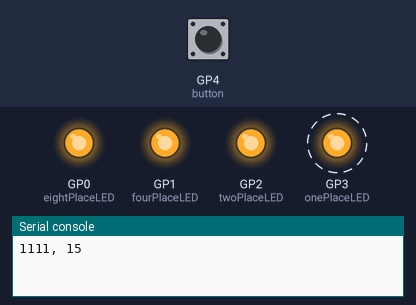
Bench run of a program on a simulated Raspberry Pi Pico running MicroPython. Parts: output pins drawn as LEDs (lit = HIGH), the last lines printed to the serial console. Dashed ring = blinking. The inputs (shaded band) are chosen by the test bench; at power-on: GP4 (button) HIGH.

Above: at 0.12 s.
At 1.2 s:
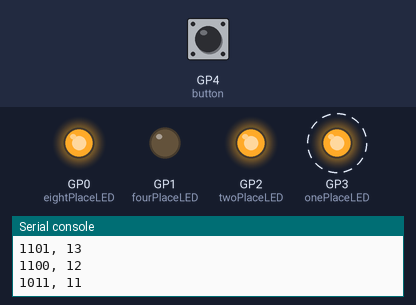
1.3 s: GP4 (button) pulled LOW for 3 s
At 4.3 s:
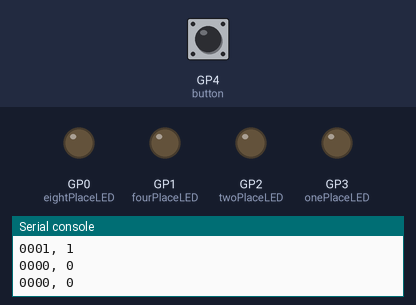
Timing chart, 0 to 12.3 s (numbered marks = the images above; inputs shaded):
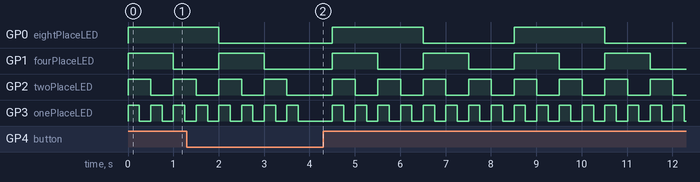

The program:

10-23-23_Project_2.py
```python
from machine import Pin
from utime import sleep
import time

# variable for setting the speed of counting
delayTime = 0.5
delayTimeD = 0.25

# setup the four LEDs
eightPlaceLED = Pin("GP0", Pin.OUT)
fourPlaceLED = Pin("GP1", Pin.OUT)
twoPlaceLED = Pin("GP2", Pin.OUT)
onePlaceLED = Pin("GP3", Pin.OUT)

button = Pin("GP4", Pin.IN, Pin.PULL_UP)

# turn off all LEDs just in case any are on from last run of program
onePlaceLED.off()
twoPlaceLED.off()
fourPlaceLED.off()
eightPlaceLED.off()

def time_in_binary():
    print("0000, 0")
    onePlaceLED.off()
    twoPlaceLED.off()
    fourPlaceLED.off()
    eightPlaceLED.off()
    sleep(delayTime)

    if button.value() == 1:
        reverseTime()
        print(reverseTime())

    # 0001
    print("0001, 1")
    onePlaceLED.on()
    twoPlaceLED.off()
    fourPlaceLED.off()
    eightPlaceLED.off()
    sleep(delayTime)

    if button.value() == 1:
        reverseTime()
        print(reverseTime())

    # 0010
    print("0010, 2")
    onePlaceLED.off()
    twoPlaceLED.on()
    fourPlaceLED.off()
    eightPlaceLED.off()
    sleep(delayTime)

    if button.value() == 1:
        reverseTime()
        print(reverseTime())

    # 0011
    print("0011, 3")
    onePlaceLED.on()
    twoPlaceLED.on()
    fourPlaceLED.off()
    eightPlaceLED.off()
    sleep(delayTime)

    if button.value() == 1:
        reverseTime()
        print(reverseTime())

    # 0100
    print("0100, 4")
    onePlaceLED.off()
    twoPlaceLED.off()
    fourPlaceLED.on()
    eightPlaceLED.off()
    sleep(delayTime)

    if button.value() == 1:
        reverseTime()


    # 0101
    print("0101, 5")
    onePlaceLED.on()
    twoPlaceLED.off()
    fourPlaceLED.on()
    eightPlaceLED.off()
    sleep(delayTime)

    if button.value() == 1:
        reverseTime()


    # 0110
    print("0110, 6")
    onePlaceLED.off()
    twoPlaceLED.on()
    fourPlaceLED.on()
    eightPlaceLED.off()
    sleep(delayTime)

    if button.value() == 1:
        reverseTime()


    # 0111
    print("0111, 7")
    onePlaceLED.on()
    twoPlaceLED.on()
    fourPlaceLED.on()
    eightPlaceLED.off()
    sleep(delayTime)

    if button.value() == 1:
        reverseTime()


    # 1000
    print("1000, 8")
    onePlaceLED.off()
    twoPlaceLED.off()
    fourPlaceLED.off()
    eightPlaceLED.on()
    sleep(delayTime)

    if button.value() == 1:
        reverseTime()


    # 1001
    print("1001, 9")
    onePlaceLED.on()
    twoPlaceLED.off()
    fourPlaceLED.off()
    eightPlaceLED.on()
    sleep(delayTime)

    if button.value() == 1:
        reverseTime()


    # 1010
    print("1010, 10")
    onePlaceLED.off()
    twoPlaceLED.on()
    fourPlaceLED.off()
    eightPlaceLED.on()
    sleep(delayTime)

    if button.value() == 1:
        reverseTime()


    # 1011
    print("1011, 11")
    onePlaceLED.on()
    twoPlaceLED.on()
    fourPlaceLED.off()
    eightPlaceLED.on()
    sleep(delayTime)

    if button.value() == 1:
        reverseTime()


    # 1100
    print("1100, 12")
    onePlaceLED.off()
    twoPlaceLED.off()
    fourPlaceLED.on()
    eightPlaceLED.on()
    sleep(delayTime)

    if button.value() == 1:
        reverseTime()


    # 1101
    print("1101, 13")
    onePlaceLED.on()
    twoPlaceLED.off()
    fourPlaceLED.on()
    eightPlaceLED.on()
    sleep(delayTime)

    if button.value() == 1:
        reverseTime()


    # 1110
    print("1110, 14")
    onePlaceLED.off()
    twoPlaceLED.on()
    fourPlaceLED.on()
    eightPlaceLED.on()
    sleep(delayTime)

    if button.value() == 1:
        reverseTime()


    # 1111
    print("1111, 15")
    onePlaceLED.on()
    twoPlaceLED.on()
    fourPlaceLED.on()
    eightPlaceLED.on()
    sleep(delayTime)

    if button.value() == 1:
        reverseTime()


def reverseTime():
    # 1111
    print("1111, 15")
    onePlaceLED.on()
    twoPlaceLED.on()
    fourPlaceLED.on()
    eightPlaceLED.on()
    sleep(delayTimeD)
    # 1110
    print("1110, 14")
    onePlaceLED.off()
    twoPlaceLED.on()
    fourPlaceLED.on()
    eightPlaceLED.on()
    sleep(delayTimeD)
    # 1101
    print("1101, 13")
    onePlaceLED.on()
    twoPlaceLED.off()
    fourPlaceLED.on()
    eightPlaceLED.on()
    sleep(delayTimeD)
    # 1100
    print("1100, 12")
    onePlaceLED.off()
    twoPlaceLED.off()
    fourPlaceLED.on()
    eightPlaceLED.on()
    sleep(delayTimeD)
    # 1011
    print("1011, 11")
    onePlaceLED.on()
    twoPlaceLED.on()
    fourPlaceLED.off()
    eightPlaceLED.on()
    sleep(delayTimeD)
    # 1010
    print("1010, 10")
    onePlaceLED.off()
    twoPlaceLED.on()
    fourPlaceLED.off()
    eightPlaceLED.on()
    sleep(delayTimeD)
    #1001
    print("1001, 9")
    onePlaceLED.on()
    twoPlaceLED.off()
    fourPlaceLED.off()
    eightPlaceLED.on()
    sleep(delayTimeD)
    # 1000
    print("1000, 8")
    onePlaceLED.off()
    twoPlaceLED.off()
    fourPlaceLED.off()
    eightPlaceLED.on()
    sleep(delayTimeD)
    # 0111
    print("0111, 7")
    onePlaceLED.on()
    twoPlaceLED.on()
    fourPlaceLED.on()
    eightPlaceLED.off()
    sleep(delayTimeD)
    # 0110
    print("0110, 6")
    onePlaceLED.off()
    twoPlaceLED.on()
    fourPlaceLED.on()
    eightPlaceLED.off()
    sleep(delayTimeD)
    # 0101
    print("0101, 5")
    onePlaceLED.on()
    twoPlaceLED.off()
    fourPlaceLED.on()
    eightPlaceLED.off()
    sleep(delayTimeD)
    # 0100
    print("0100, 4")
    onePlaceLED.off()
    twoPlaceLED.off()
    fourPlaceLED.on()
    eightPlaceLED.off()
    sleep(delayTimeD)
    # 0011
    print("0011, 3")
    onePlaceLED.on()
    twoPlaceLED.on()
    fourPlaceLED.off()
    eightPlaceLED.off()
    sleep(delayTimeD)
    # 0010
    print("0010, 2")
    onePlaceLED.off()
    twoPlaceLED.on()
    fourPlaceLED.off()
    eightPlaceLED.off()
    sleep(delayTimeD)
    # 0001
    print("0001, 1")
    onePlaceLED.on()
    twoPlaceLED.off()
    fourPlaceLED.off()
    eightPlaceLED.off()
    sleep(delayTimeD)
    print("0000, 0")
    onePlaceLED.off()
    twoPlaceLED.off()
    fourPlaceLED.off()
    eightPlaceLED.off()
    sleep(delayTimeD)

while True:
    if button.value() == 0:
        time_in_binary()
    else:
        reverseTime()
```
